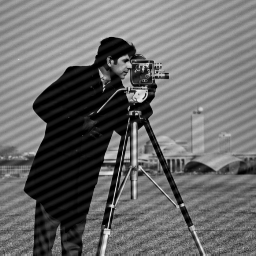
#> input picture DIP7/stripy_cameraman.png, 256 x 256 px
$ jupyter execute '实验七.ipynb'
#> lines starting #> are read from the running program, lines starting #| are printed output that depends on the picture
# 数字图像处理实验七

## 任务1

- 请编写代码，通过频域滤波方法，过滤掉stripy_cameraman.png中的条状噪声

- 提示：通过在频域比较cameraman.tif的频谱图像来确定滤掉哪个部分

[cell 1]
import cv2
import numpy as np
import matplotlib.pyplot as plt

[cell 2]
def show(imglist:list):
    for id,img in enumerate(imglist):
        cv2.imshow(f"{id}",img)
    cv2.waitKey(0)
    cv2.destroyAllWindows()
def show_plt(imglist):
    for img in imglist:
        plt.imshow(img[:,:,::-1])
        plt.show()

[cell 3]
stripy = cv2.imread("stripy_cameraman.png",0)
#> stripy is the input picture: shape (256, 256); min 0, max 243, mean 107.2
cameraman = cv2.imread("cameraman.tif",0)
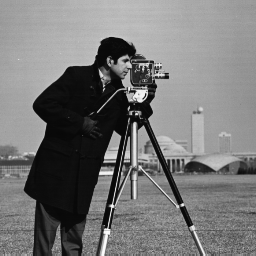
#> input picture DIP6/cameraman.tif, 256 x 256 px, found by its file name
#> cameraman is the input picture: shape (256, 256); min 7, max 253, mean 118.7

[cell 4]
def fouriershow(img,save=False,args=(0,0)):
#> called with save = False, args = (0, 0)
    fourier = np.fft.fft2(img)  # 进行傅里叶变换
    fouriershift = np.fft.fftshift(fourier) # 将FFT输出中的直流分量移动到频谱的中央
    magnitude_spectrum  = 20 * np.log(np.abs(fourier)) # 对复数数组进行调整得到幅度谱
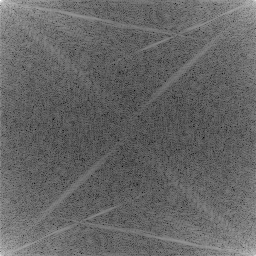
#> magnitude_spectrum: shape (256, 256) float64; min 49.69, max 317.3, mean 156.7; drawn with min black and max white
    log_magnitude_spectrum = 20 * np.log(np.abs(fouriershift)+1) # 幅度谱取对数
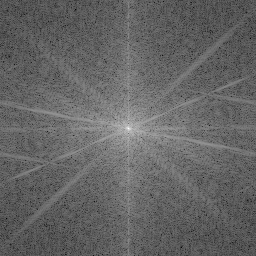
#> log_magnitude_spectrum: shape (256, 256) float64; min 51.29, max 317.3, mean 156.7; drawn with min black and max white
    if args[0]:
        plt.imshow(img , cmap = 'gray')
        plt.title('original')
        plt.axis('off')
        plt.show()
    if args[1]:
        plt.imshow(magnitude_spectrum , cmap = 'gray')
        plt.title('magnitude spectrum')
        plt.axis('off')
        plt.show()
    plt.imshow(log_magnitude_spectrum , cmap = 'gray')
    plt.title("log magnitude spectrum")
    plt.axis('off')
    plt.show()
    if save:
        cv2.imwrite("log_magnitude_spectrum.png",log_magnitude_spectrum)

[cell 5]
fouriershow(cameraman)

[cell 6]
fouriershow(stripy,True)
#> call 2 of fouriershow, with save = True, args = (0, 0)
#> in fouriershow (call 2), `cv2.imwrite("log_magnitude_spectrum.png",log_magnitude_spectrum)`:
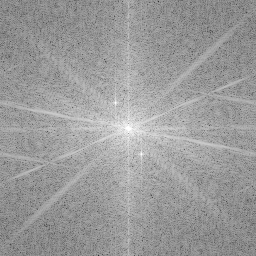
#> saved as log_magnitude_spectrum.png: shape (256, 256); min 45, max 255, mean 154.8

[cell 7]
fourier = np.fft.fft2(stripy)
fourier_shift = np.fft.fftshift(fourier)
fourier_shift[98:98+9,111:111+9] = 0
fourier_shift[151:151+9,138:138+9] = 0
ifourier_shift = np.fft.ifftshift(fourier_shift)
stripy_ifft = np.fft.ifft2(ifourier_shift)
stripy_ifft = np.abs(stripy_ifft)
fouriershow(stripy_ifft)
plt.imshow(stripy_ifft, 'gray')
plt.title('img_new')
plt.xticks([]), plt.yticks([])
plt.show()

## 任务2

- 将彩色图像'araras.jpg的RGB 3个通道用灰度图显示出来

[cell 8]
araras = cv2.imread("araras.jpg")
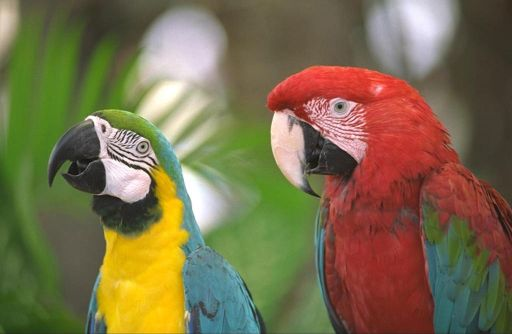
#> input picture DIP7/araras.jpg, 512 x 334 px
#> araras is the input picture: shape (334, 512, 3); mean B, G, R 75.9, 109.9, 122.2

[cell 9]
arars_bgr = [araras[:,:,0],araras[:,:,1],araras[:,:,2]]

[cell 10]
show(arars_bgr)
#> the loop in show, `for id,img in enumerate(imglist):` made 3 passes
#> pass 1, in show, `cv2.imshow(f"{id}",img)`:
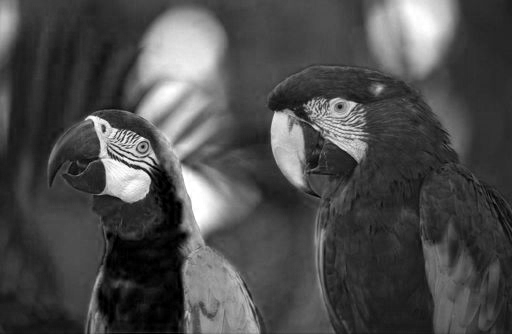
#> window '0': shape (334, 512); min 0, max 255, mean 75.9
#> pass 2, in show, `cv2.imshow(f"{id}",img)`:
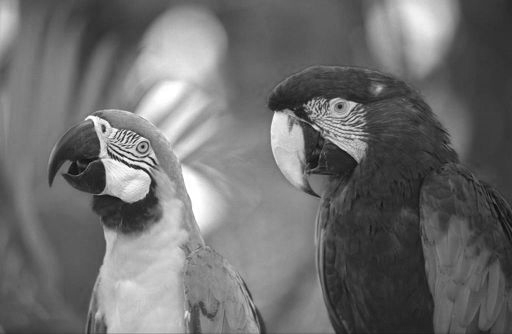
#> window '1': shape (334, 512); min 4, max 255, mean 109.9

[cell 11]
plt.imshow(arars_bgr[2])
plt.title("Araras R")
plt.set_cmap('gray')
plt.show()
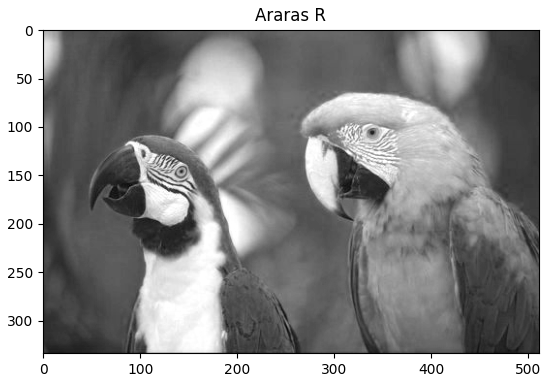
#> figure drawn by matplotlib, 1 panel

[cell 12]
plt.imshow(arars_bgr[1])
plt.title("Araras G")
plt.set_cmap('gray')
plt.show()

[cell 13]
plt.imshow(arars_bgr[0])
plt.title("Araras B")
plt.set_cmap('gray')
plt.show()

## 任务3

- 实现彩色图像的直方图均衡化，并用stream.jpg 来验证

- 提示：转换到HSI空间，仅对亮度分量用直方图均衡化，再转换回RGB

[cell 14]
stream = cv2.imread("stream.jpg")
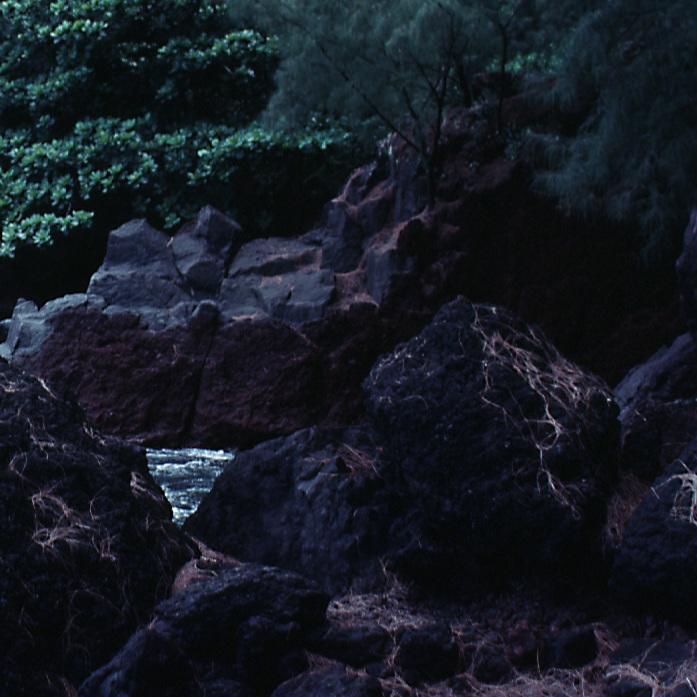
#> input picture DIP7/stream.jpg, 697 x 697 px
#> stream is the input picture: shape (697, 697, 3); mean B, G, R 36, 27.4, 21.9

[cell 15]
stream_hsi = cv2.cvtColor(stream, cv2.COLOR_BGR2HLS)
#> stream_hsi: shape (697, 697, 3); mean of channels 0, 1, 2 108.2, 28.9, 69.9

[cell 16]
stream_hsi[:,:,1]=cv2.equalizeHist(stream_hsi[:,:,1])
#> stream_hsi: shape (697, 697, 3); mean of channels 0, 1, 2 108.2, 130.7, 69.9

[cell 17]
stream_hsi_equalized = cv2.cvtColor(stream_hsi, cv2.COLOR_HLS2BGR)
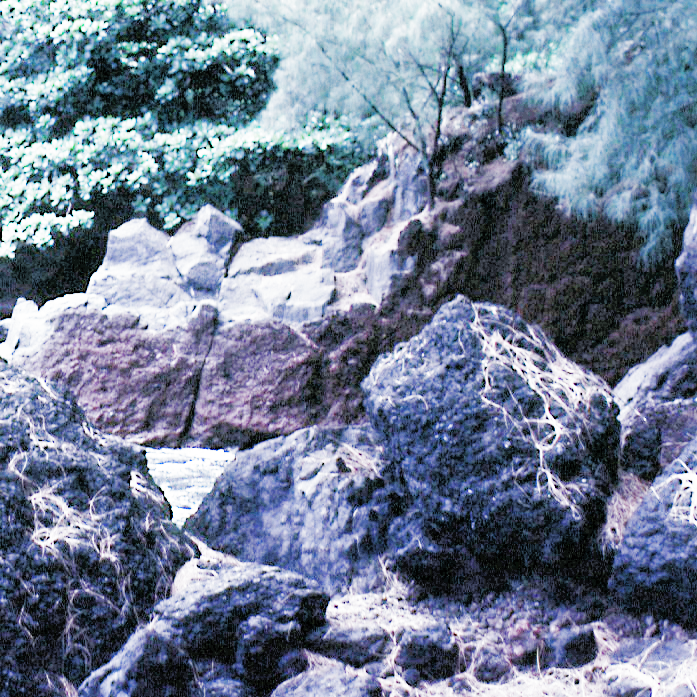
#> stream_hsi_equalized: shape (697, 697, 3); mean B, G, R 148.7, 126.6, 113.5

[cell 18]
show([stream,stream_hsi_equalized])
#> the loop in show (call 2), `for id,img in enumerate(imglist):` made 2 passes
#> id on passes 1 to 2: 0, 1

[cell 19]
show_plt([stream,stream_hsi_equalized])
#> the loop in show_plt, `for img in imglist:` made 2 passes
